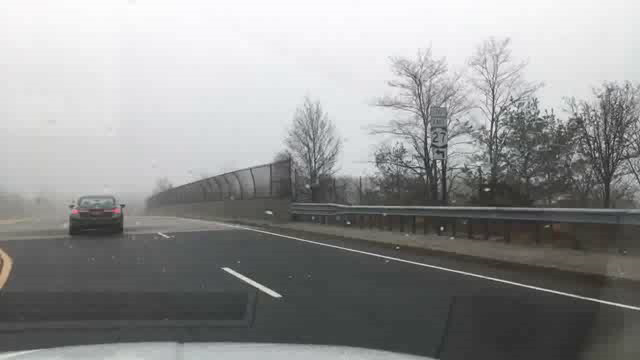
#> input picture frame 60 of video_validation/image/ori/d9171095-1cb8a472.avi, 640 x 360 px, given in place of dbee4308-cad00889.avi, which was not available
$ python histo_check.py
#> lines starting #> are read from the running program, lines starting #| are printed output that depends on the picture; pictures that were not available may be replaced by others from this repository, and a replacement may not be noted
import cv2
import numpy as np
import matplotlib.pyplot as plt
import os

### 각 영상의 RGB histogram을 확인하기 위한 코드

# 영상 이름이 복잡하여 a-e를 부여
a = '05b06a04-5d7141e0'
b = 'd0a444fe-ee85624e'
c = 'd9171095-1cb8a472'
d = 'dbee4308-12b0008e'
e = 'dbee4308-cad00889'

# 괄호 안에 a-e를 입력
os.chdir('C:/Users/taehun/PycharmProjects/video_validation/image/ori')
cap = cv2.VideoCapture('%s.avi' % (e))
os.chdir('C:/Users/taehun/PycharmProjects/video_validation/histogram')
fourcc = cv2.VideoWriter_fourcc(*'XVID')
writer = cv2.VideoWriter('hist_%s.avi' % (e), fourcc, 10.0, (int(cap.get(3)) * 2, int(cap.get(4)) * 2))

while True:
    ret, frame = cap.read()
#> frame is the input picture: shape (360, 640, 3); mean B, G, R 147.3, 147.7, 147
    height, width, channels = frame.shape
#> height = 360; width = 640; channels = 3

    ### 그리기
    hist_b = cv2.calcHist([frame], [0], None, [256], [0, 256])
#> hist_b = 256 values, max 5169 at index 65, min 0 at index 0, mean 900
    hist_g = cv2.calcHist([frame], [1], None, [256], [0, 256])
#> hist_g = 256 values, max 4724 at index 66, min 0 at index 0, mean 900
    hist_r = cv2.calcHist([frame], [2], None, [256], [0, 256])
#> hist_r = 256 values, max 5578 at index 249, min 0 at index 0, mean 900

    ### plot이 그대로는 write가 안 돼서 저장했다가 불러오는 방식을 취함. 필요하다면 최적화 필요.
    plt.plot(hist_r, color = 'red')
    plt.savefig('hist_r.png', dpi=300)
#> figure, not shown here; curve peaks at x = 249, y = 5578
    plt.close()
    plt.plot(hist_g, color='green')
    plt.savefig('hist_g.png', dpi=300)
#> figure, not shown here; curve peaks at x = 66, y = 4724
    plt.close()
    plt.plot(hist_b, color='blue')
    plt.savefig('hist_b.png', dpi=300)
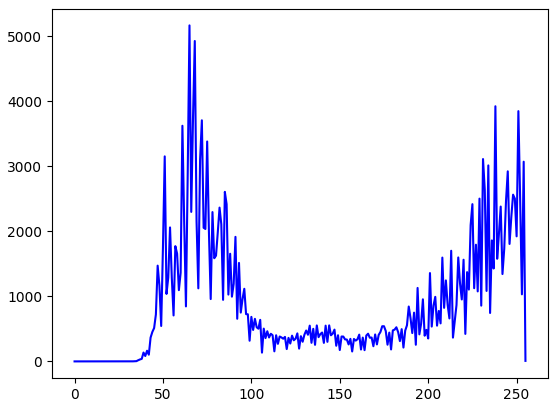
#> figure drawn by matplotlib, 1 panel; curve peaks at x = 65, y = 5169
    plt.close()
    res1 = cv2.imread('hist_r.png')
    res2 = cv2.imread('hist_g.png')
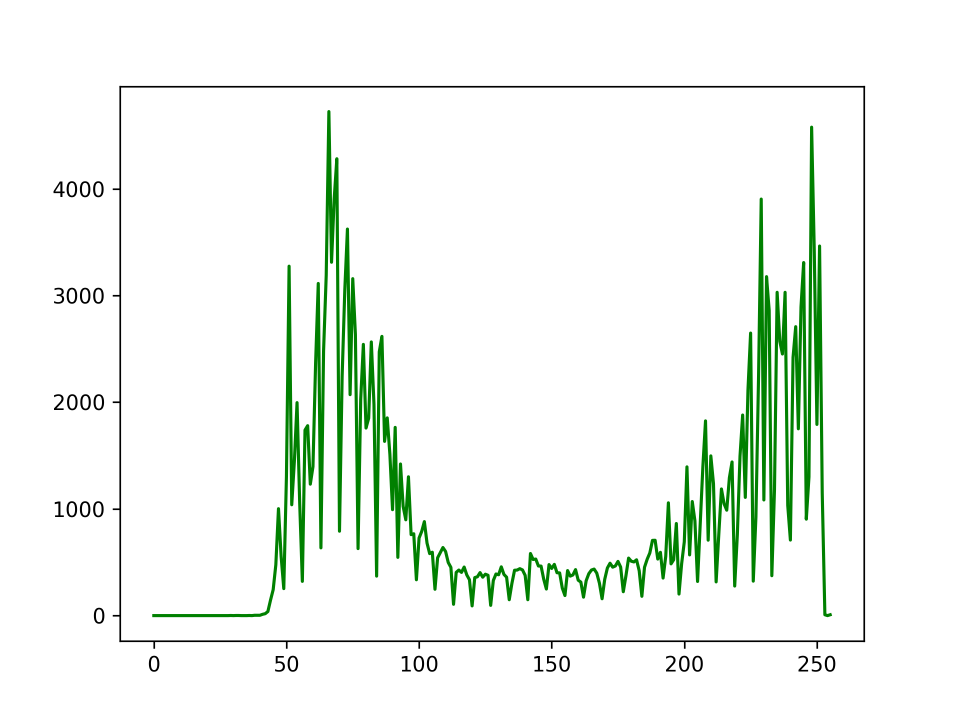
#> res2: shape (1440, 1920, 3) (shown at 1/2 size); mean B, G, R 240.4, 246.5, 240.4
    res3 = cv2.imread('hist_b.png')
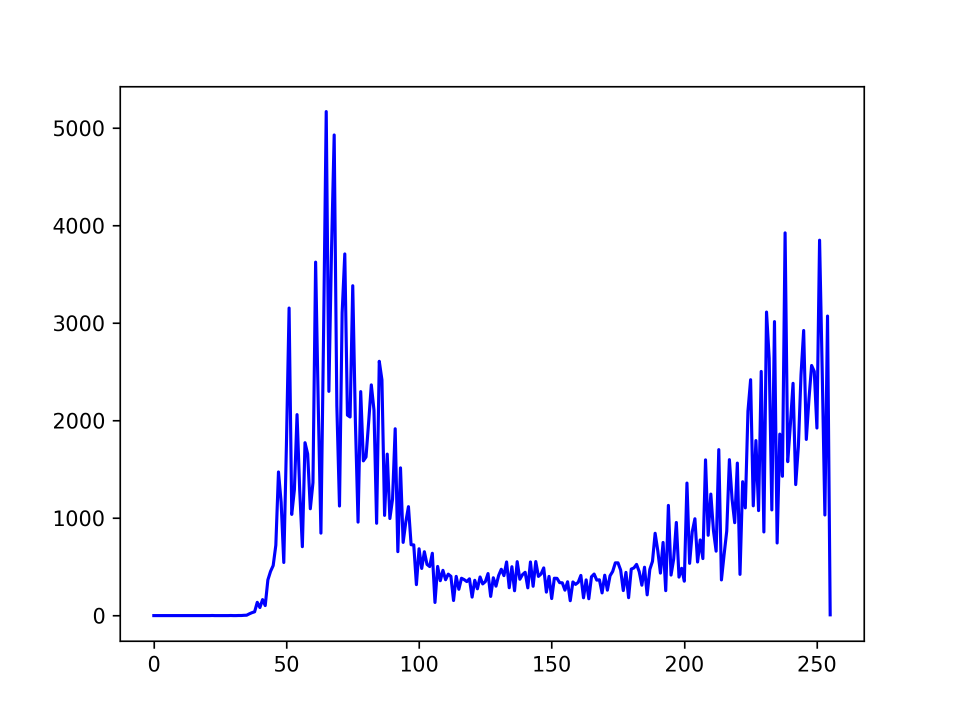
#> res3: shape (1440, 1920, 3) (shown at 1/2 size); mean B, G, R 252.5, 241.2, 241.2
    res4 = cv2.resize(res1, dsize=(width, height), interpolation=cv2.INTER_AREA)
    res5 = cv2.resize(res2, dsize=(width, height), interpolation=cv2.INTER_AREA)
    res6 = cv2.resize(res3, dsize=(width, height), interpolation=cv2.INTER_AREA)
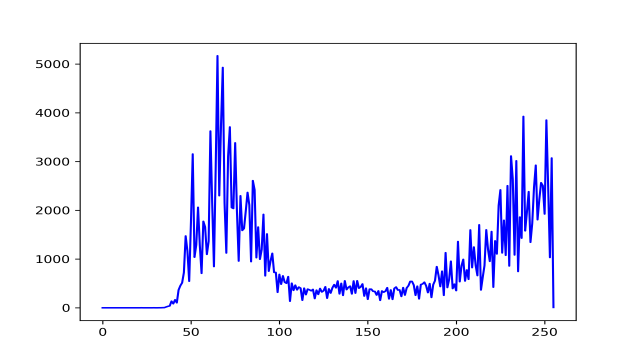
#> res6: shape (360, 640, 3); mean B, G, R 252.5, 241.2, 241.2

    ### 영상 간 병합
    frame_con1 = cv2.hconcat([frame, res4])
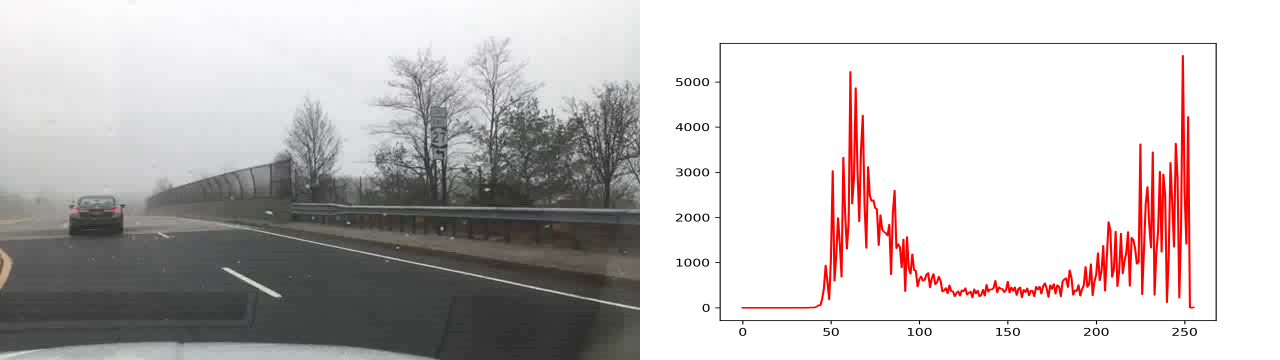
#> frame_con1: shape (360, 1280, 3); mean B, G, R 194.3, 194.5, 199.7
    frame_con2 = cv2.hconcat([res5, res6])
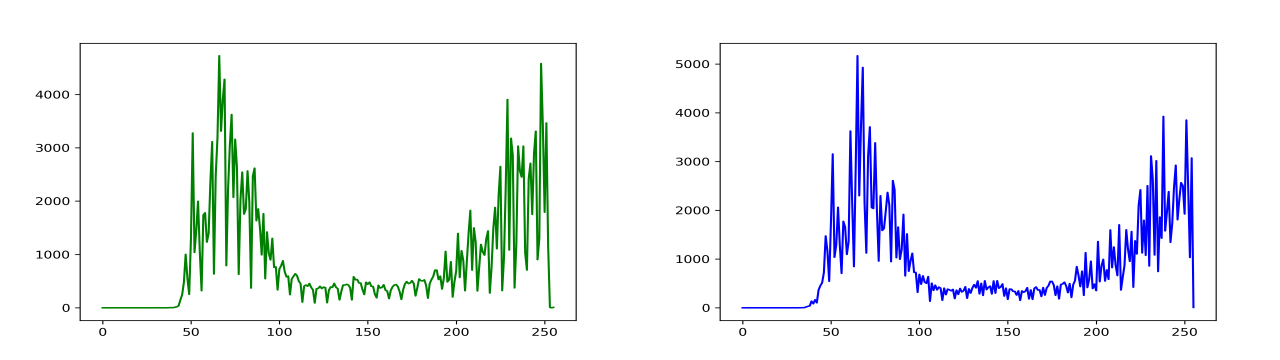
#> frame_con2: shape (360, 1280, 3); mean B, G, R 246.4, 243.8, 240.8
    res = cv2.vconcat([frame_con1, frame_con2])
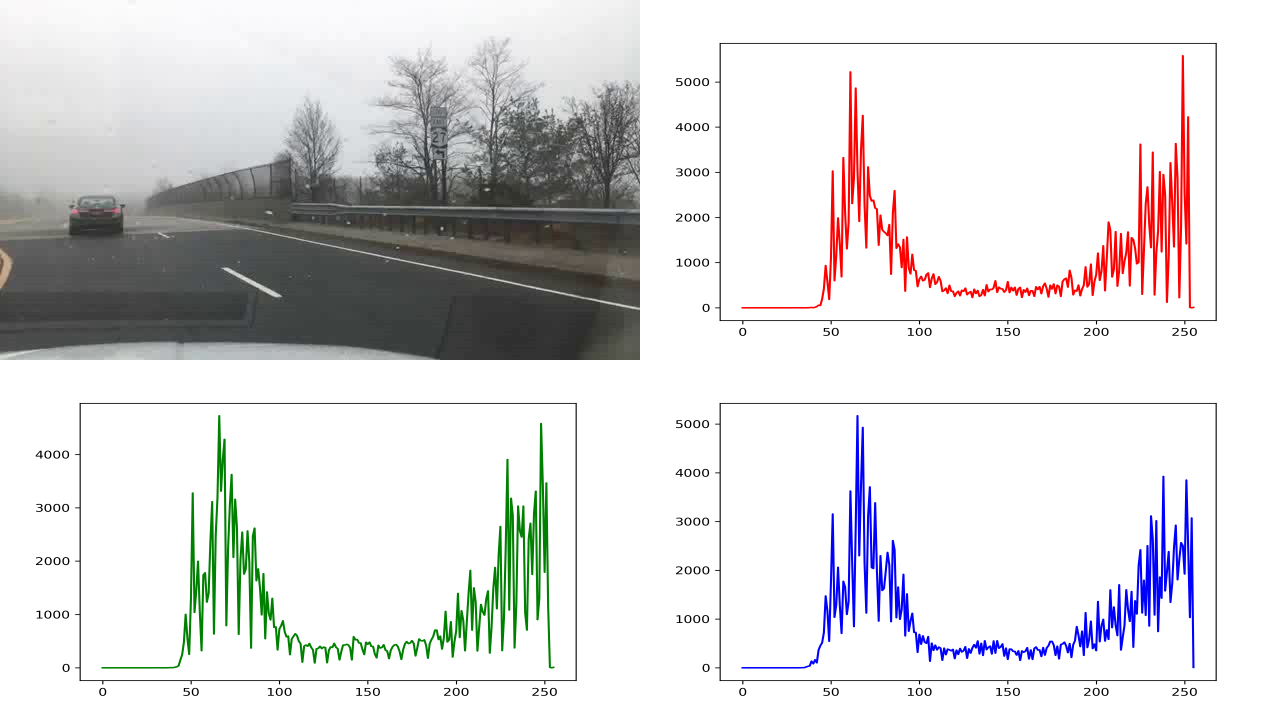
#> res: shape (720, 1280, 3); mean B, G, R 220.4, 219.1, 220.2

    cv2.imshow('result', res)
    writer.write(res)

    if cv2.waitKey(1) & 0xFF == 27:
#> (key Esc is pressed here)
        break

cap.release()
writer.release()
cv2.destroyAllWindows()

$ run again, starting later in the video
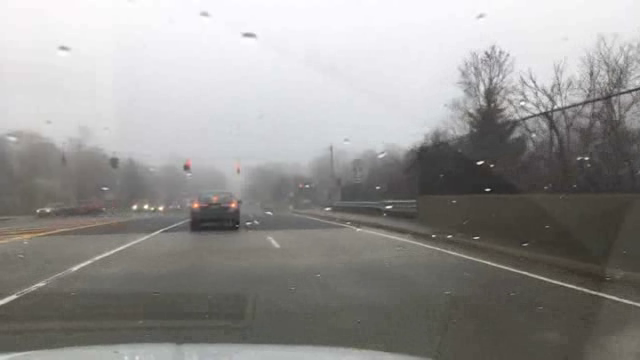
#> input picture frame 272 of video_validation/image/ori/d9171095-1cb8a472.avi, 640 x 360 px, given in place of dbee4308-cad00889.avi, which was not available
#> frame is the input picture: shape (360, 640, 3); mean B, G, R 146.4, 148.3, 149.7
#> hist_b = 256 values, max 5445 at index 254, min 0 at index 0, mean 900
#> hist_g = 256 values, max 6523 at index 249, min 0 at index 0, mean 900
#> hist_r = 256 values, max 6805 at index 250, min 0 at index 0, mean 900
#> `frame_con2 = cv2.hconcat([res5, res6])`:
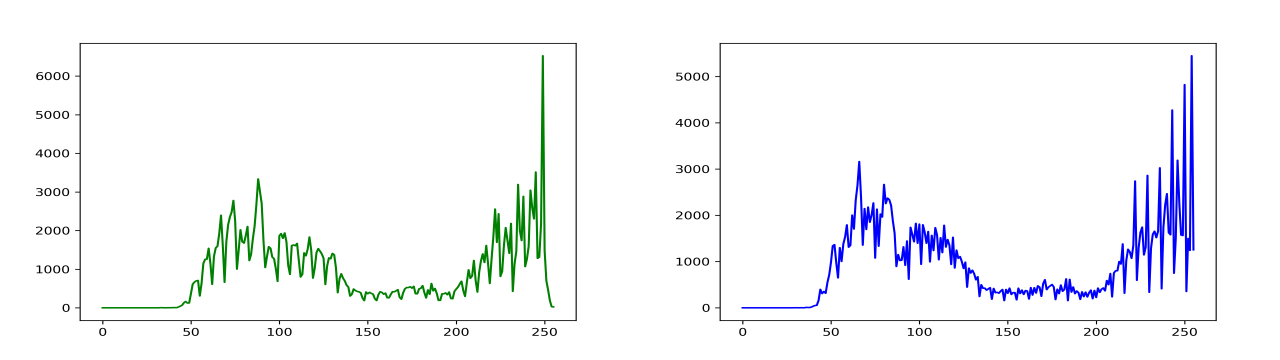
#> frame_con2: shape (360, 1280, 3); mean B, G, R 249.3, 246.6, 245
#> `res = cv2.vconcat([frame_con1, frame_con2])`:
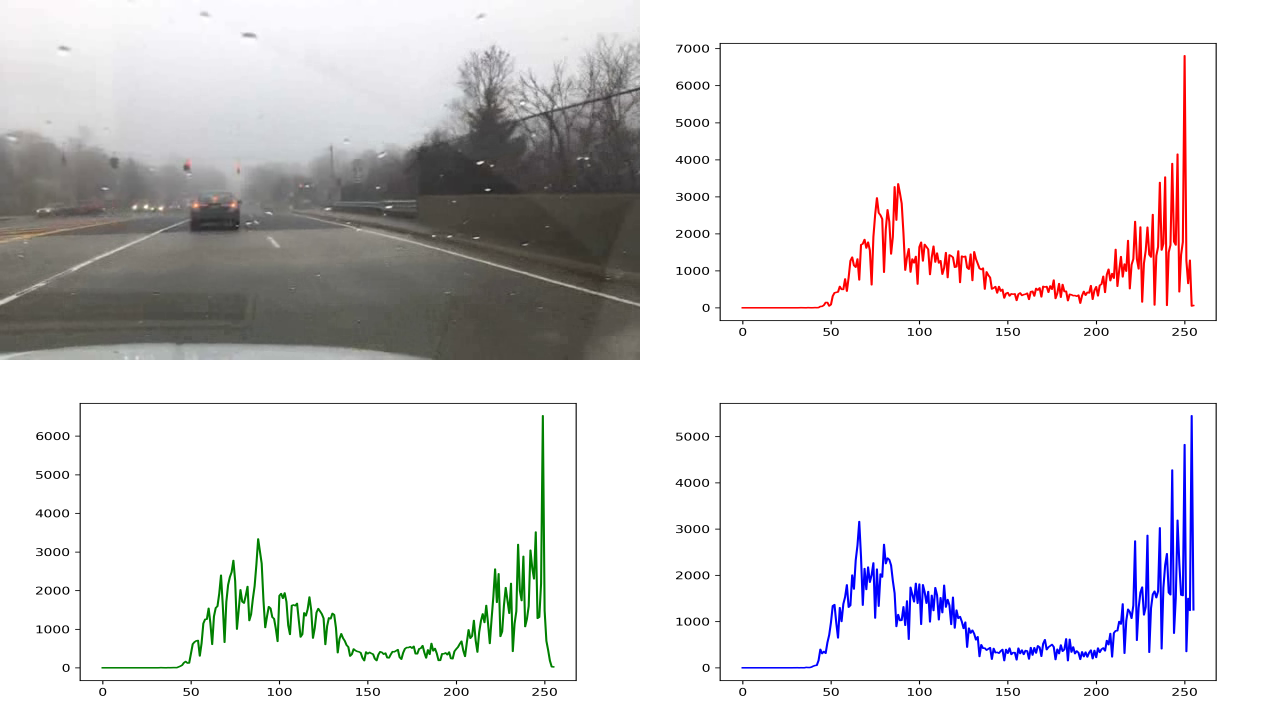
#> res: shape (720, 1280, 3); mean B, G, R 222.4, 221.6, 223

$ run again, starting later in the video
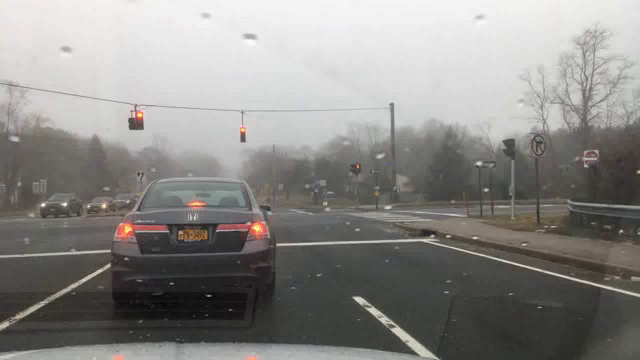
#> input picture frame 484 of video_validation/image/ori/d9171095-1cb8a472.avi, 640 x 360 px, given in place of dbee4308-cad00889.avi, which was not available
#> frame is the input picture: shape (360, 640, 3); mean B, G, R 134.6, 137.1, 138.8
#> hist_b = 256 values, max 3715 at index 235, min 0 at index 0, mean 900
#> hist_g = 256 values, max 3835 at index 235, min 0 at index 0, mean 900
#> hist_r = 256 values, max 3969 at index 235, min 0 at index 0, mean 900
#> `frame_con2 = cv2.hconcat([res5, res6])`:
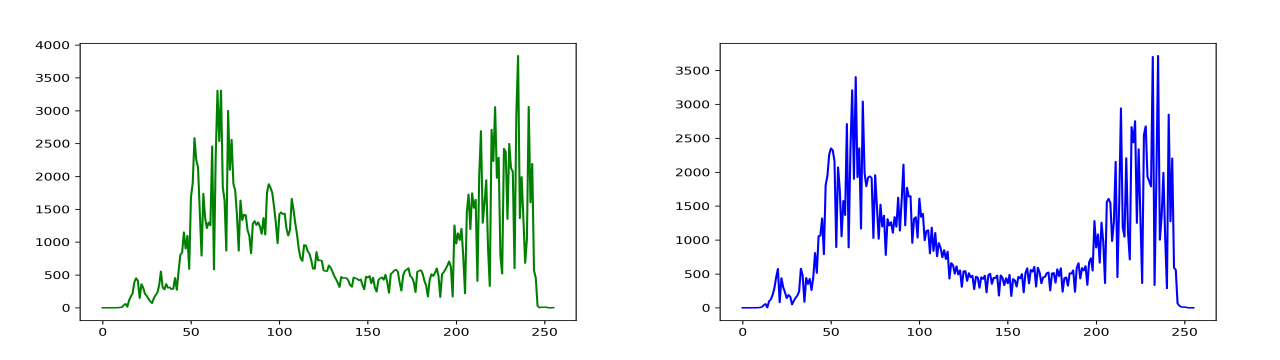
#> frame_con2: shape (360, 1280, 3); mean B, G, R 247, 243.2, 240.6
#> `res = cv2.vconcat([frame_con1, frame_con2])`:
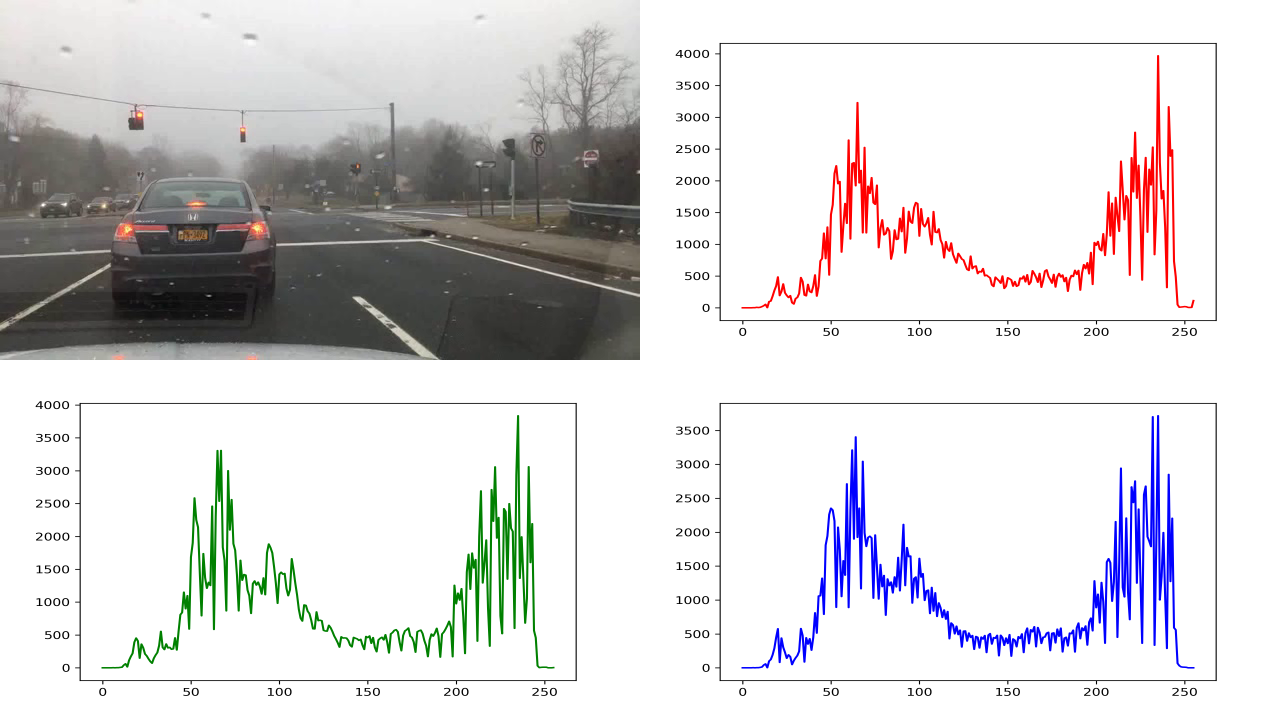
#> res: shape (720, 1280, 3); mean B, G, R 217.8, 216.6, 218
